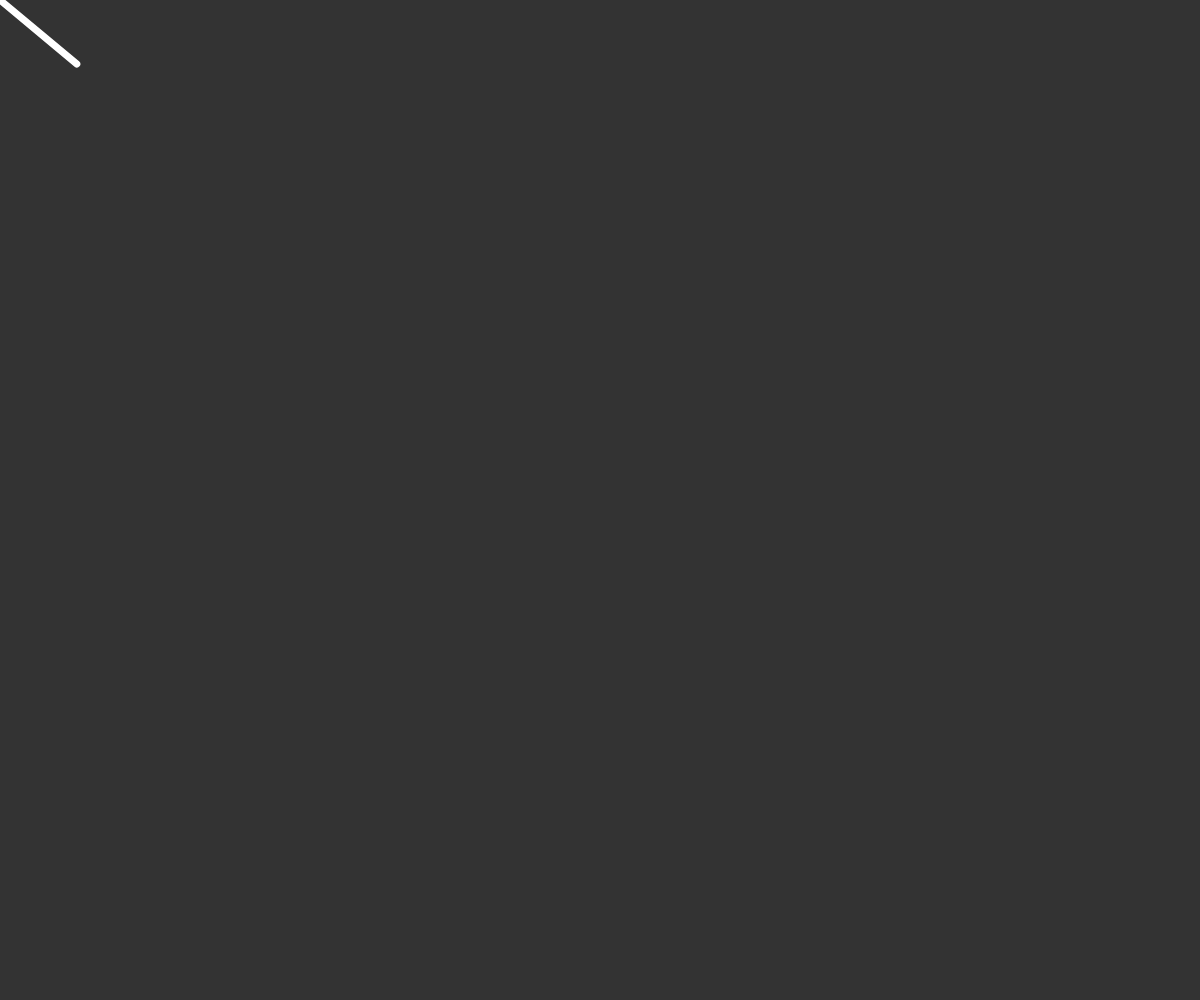
Frame 1 (no input)
Frame 60 (no input): identical to frame 1, image omitted
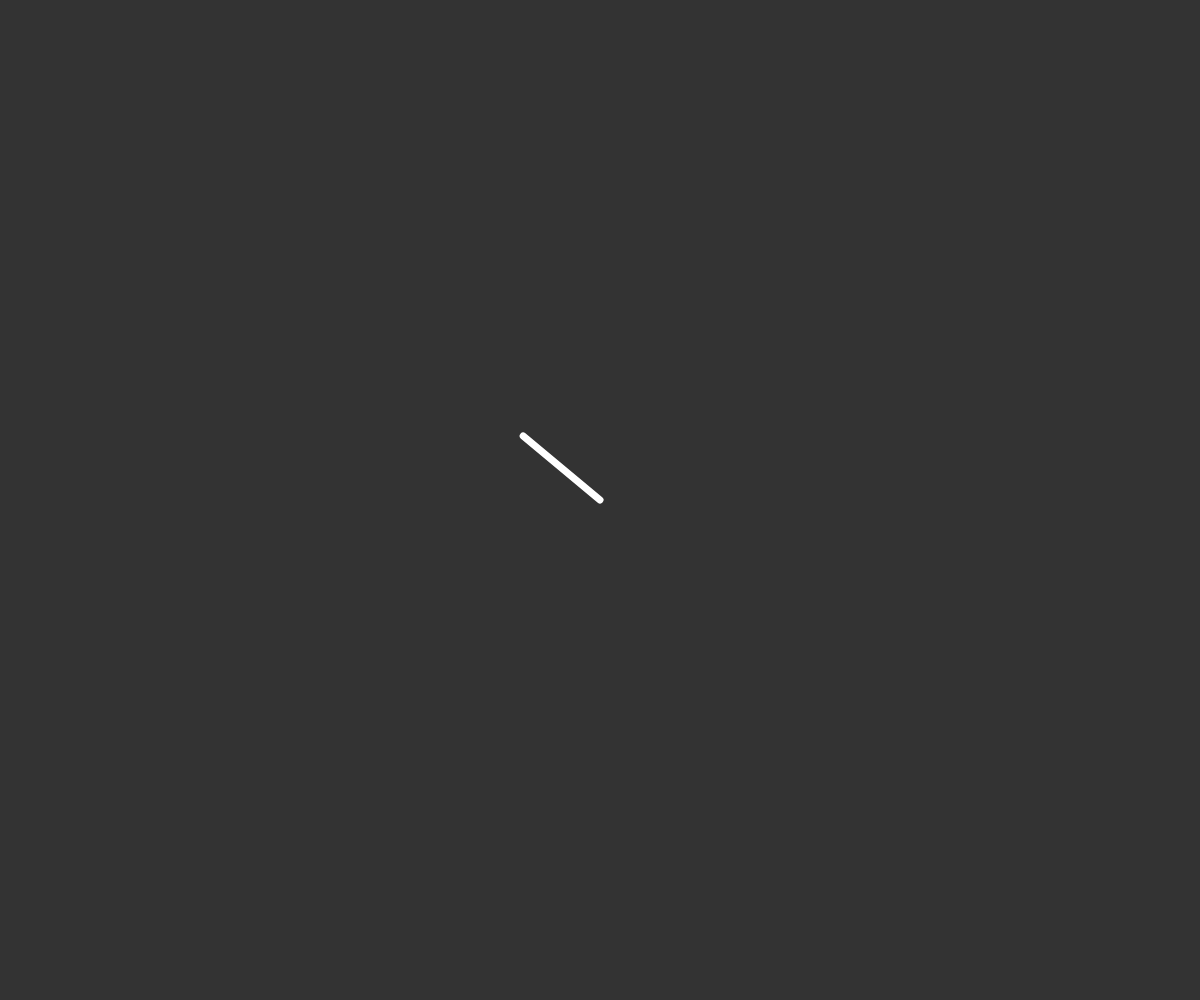
Frame 120 (the mouse pressed at the canvas centre since frame 60)

The p5.js sketch that drew these frames (run headless with seeded random() and noise() and a simulated clock; from frame 60 on, the mouse is pressed at the canvas centre):

// p5.js sketch
// ── sketch.js
let tentacle;

function setup() {
	createCanvas(windowWidth, windowHeight);
	let len = 100;

	let current = new Segment(createVector(width / 2, height / 2), len, 0);
	// for (let i = 0; i < 1; i++) {
	// 	let next = new Segment(current, len, 0);
	// 	current.child = next;
	// 	current = next;
	// }
	// tentacle = current;
	tentacle = current;
}

function draw() {
	background(51);
	let mouse = createVector(mouseX, mouseY);

	tentacle.follow(mouse);
	tentacle.update();
	tentacle.render();
	// let next = tentacle.par;
	// while (next) {
	// 	next.followw();
	// 	next.update();
	// 	next.render();
	// 	next = next.par;
	// }
}
// ── Segment.js
class Segment {
	constructor(point, len, ang) {
		this.len = len;
		this.ang = ang;
		this.child;
		this.b = createVector();
		if (point.hasOwnProperty("ang")) {
			this.par = point;
			this.a = this.par.b.copy();
		} else {
			this.par = false;
			this.a = point.copy();
		}
	}

	followw()
	{
		let target = createVector(this.child.a.x, this.child.a.y);
		this.follow(target);
	}

	follow(t) {
		let target = t;
		let dir = p5.Vector.sub(target, this.a);
		this.ang = dir.heading();

		dir.setMag(this.len);
		dir.mult(-1);

		this.a = p5.Vector.add(target, dir);
	}

	calcB() {
		let dx = this.len * cos(this.ang);
		let dy = this.len * sin(this.ang);
		this.b.set(this.a.x + dx, this.a.y + dy);
	}

	update() {
		this.calcB();
	}

	render() {
		stroke(255);
		strokeWeight(7);
		line(this.a.x, this.a.y, this.b.x, this.b.y);
	}
}
